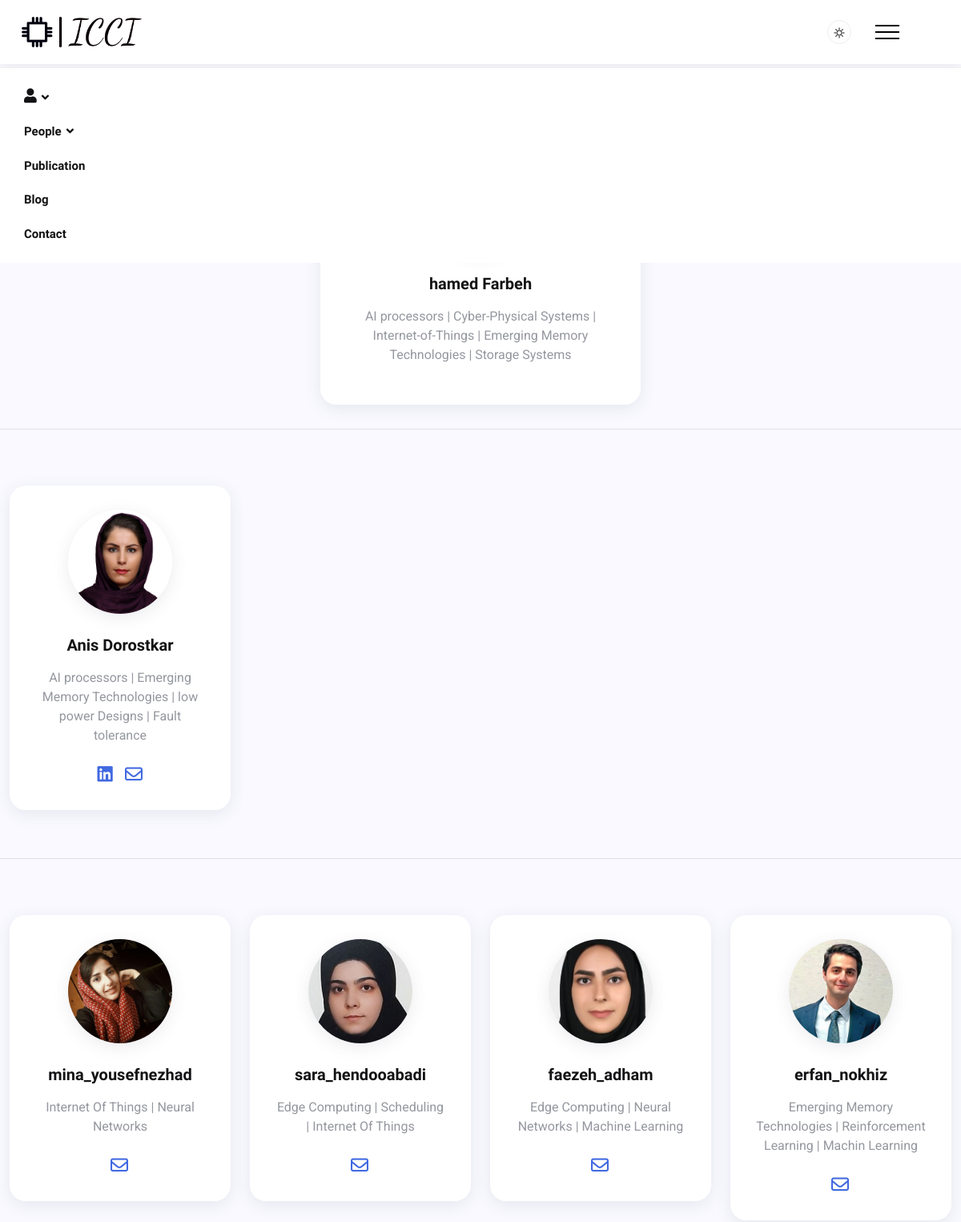
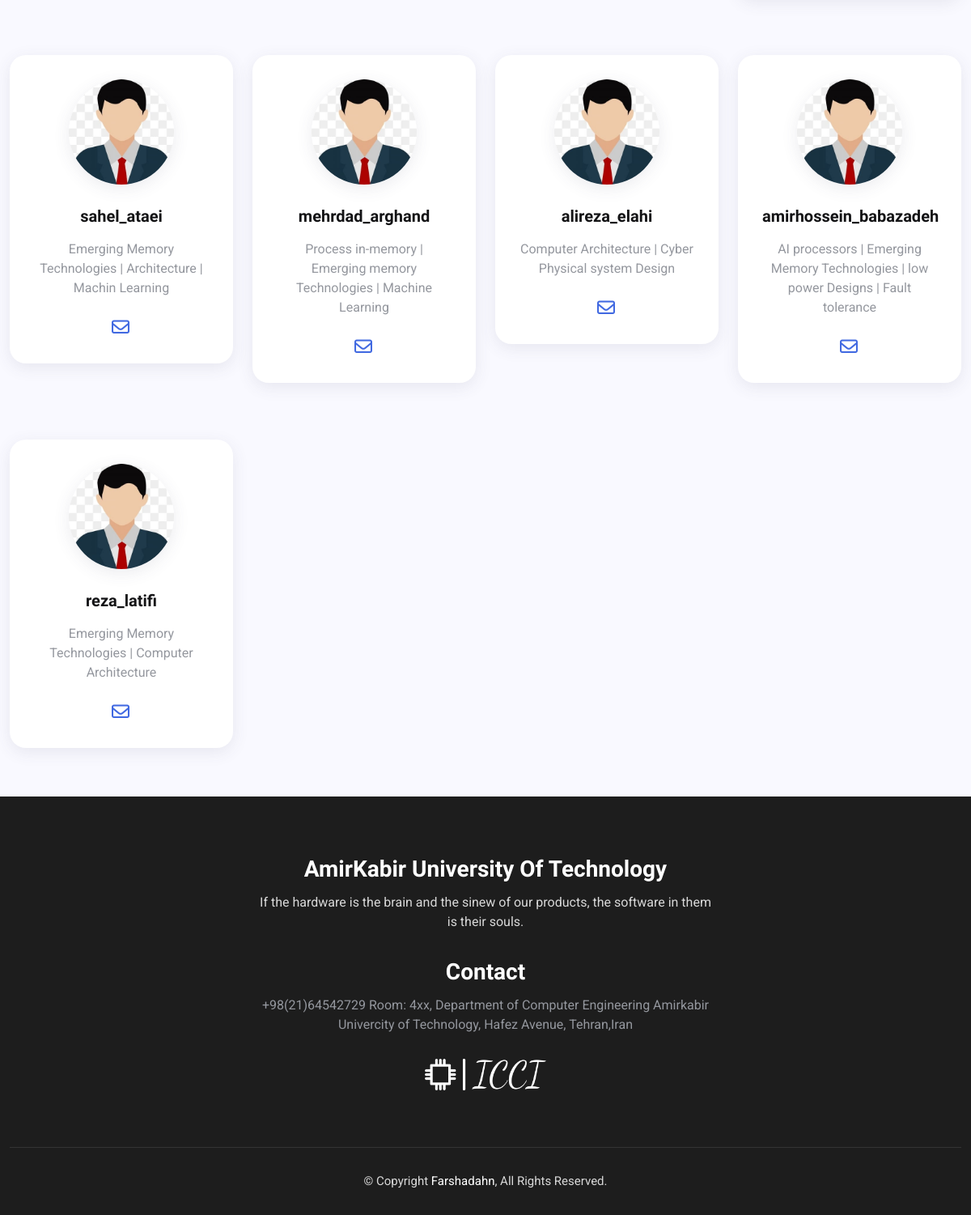
/accounts/current, run on the app's committed database (2 pictures, top to bottom).
### accounts/models.py (models this page shows, shortened)
class CustomUser(AbstractUser):
    STATUS = (
        ('current', 'current'),
        ('Alumni', 'Alumni')
    )
    STUDENT_LEVEL = (
        ('Bachelors', 'Bs'),
        ('Master', 'Ms'),
        ('PHD', 'PHD'),
    )
    USER_ROLE = (
        ('student', 'student'),
        ('head', 'head'),
        ('admin', 'admin')
    )
    status = models.CharField(max_length=8, choices=STATUS, blank=True, null=True)
    position = models.CharField(max_length=512, blank=True, null=True)
    student_level = models.CharField(max_length=11, choices=STUDENT_LEVEL, blank=True, null=True)
    professor_verification = models.BooleanField(default=False)
    user_image = models.ImageField(blank=True, upload_to='users', default='img/user/avatar.jpg')
    linkedin_url = models.CharField(max_length=512, blank=True, null=True)
    telegram_url = models.CharField(max_length=512, blank=True, null=True)
    user_role = models.CharField(max_length=10, choices=USER_ROLE, default=USER_ROLE[0])
    bio = models.CharField(max_length=256, blank=True, null=True)

### accounts/views.py (the view)
# urls.py: path('current', views.CurrentView.as_view(), name='current'),
class CurrentView(generic.TemplateView):
    template_name = 'members/current.html'

### accounts/templatetags/account_tags.py (called while the page is built)
@register.inclusion_tag('members/head_info.html')
def get_head_info():
    head_info = CustomUser.objects.filter(user_role='head').first()
    return {'head_info': head_info}

@register.inclusion_tag('members/current_info.html')
def get_current_info():
    current_info = CustomUser.objects.filter(status='current', student_level='Master')
    return {'current_info': current_info}

@register.inclusion_tag('members/current_phd_info.html')
def get_current_phd_info():
    current_info = CustomUser.objects.filter(status='current', student_level='PHD')
    return {'current_info': current_info}

### templates/members/current.html (shortened to what this page needs)
{% extends '_base.html' %}
{% load static %}
{% load account_tags %}
{% block content %}
    <main class="main">
        <section class="mt-70  mb-30">
            <div class="container-fluid">
                <div class="row">
                    <div class="widget my_widget">
                        {% get_head_info %}
                    </div>
                    <hr class="mt-30 mb-30">
                    {% get_current_phd_info %}
                    <hr class="mt-30 mb-30">
                    {% get_current_info %}
                </div>
            </div>
        </section>
    </main>
{% endblock %}

### templates/members/head_info.html (shortened to what this page needs)
{% load static %}
<div class="widget-author">
    <div class="author-img">
        <a href="author.html" class="image">
        </a>
    </div>
    <div class="author-content">
        <h6 class="name"> {{ head_info.first_name }} {{ head_info.last_name }}</h6>
        <p class="bio">
            {{ head_info.bio }}
        </p>
    </div>
</div>

### templates/members/current_phd_info.html (shortened to what this page needs)
{% load static %}
{% for current_member in current_info %}
    <div class="col-xl-3 col-lg-3 col-md-4 col-sm-6  mt-40">
        <div class="widget">
            <div class="widget-author">
                <div class="author-img">
                    <a href="author.html" class="image">
                        <img src="{{ current_member.user_image.url }}" alt="">
                    </a>
                </div>
                <div class="author-content">
                    <h6 class="name">{{ current_member.first_name }} {{ current_member.last_name }}</h6>
                    <p class="bio justify-content-between">
                        {{ current_member.bio }}
                    </p>
                    <div class="social-media">
                        <ul class="list-inline">
                            {% if current_member.linkedin_url is not None %}
                                <li>
                                    <a href="{{ current_member.linkedin_url }}" class="color-linkedin">
                                        <i class="fab la-linkedin color-linkedin"></i>
                                    </a>
                                </li>
                            {% endif %}
                            {% if current_member.email is not None %}
                                <li>
                                    <a href="{{ current_member.email }}" class="color-telegram">
                                        <i class="fa-regular fa-envelope color-telegram"></i>
                                    </a>
                                </li>
                            {% endif %}
                        </ul>
                    </div>
                </div>
            </div>
        </div>
    </div>
{% endfor %}

### templates/members/current_info.html (shortened to what this page needs)
{% load static %}
{% for current_member in current_info %}
    <div class="col-xl-3 col-lg-3 col-md-4 col-sm-6  mt-40">
        <div class="widget">
            <div class="widget-author">
                <div class="author-img">
                    <a href="author.html" class="image">
                        <img src="{{ current_member.user_image.url }}" alt="">
                    </a>
                </div>
                <div class="author-content">
                    <h6 class="name">{{ current_member.username }}</h6>
                    <p class="bio">
                        {{ current_member.bio }}
                    </p>
                    <div class="social-media">
                        <ul class="list-inline">
                            {% if current_member.email is not None %}
                                <li>
                                    <a href="{{ current_member.email }}" class="color-telegram">
                                        <i class="fa-regular fa-envelope color-telegram"></i>
                                    </a>
                                </li>
                            {% endif %}
                        </ul>
                    </div>
                </div>
            </div>
        </div>
    </div>
{% endfor %}

### assets/css/style.css (style rules this page uses)
* { margin: 0; padding: 0; font-family: inherit; outline: none !important; list-style: none !important; }
*:after, *:before { -webkit-box-sizing: border-box; box-sizing: border-box; padding: 0; margin: 0; }
html { scroll-behavior: smooth; }
body { font-family: "Roboto", sans-serif; font-size: 16px; background-color: #F9F9FF; color: #94979e; font-weight: 400; position: relative; }
h1, h2, h3, h4, h5, h6 { font-family: "Inter Tight", sans-serif; font-weight: 900; line-height: 1.4; color: #131315; margin: 0; }
h6 { font-size: 18px; }
.color-linkedin, .color-telegram { color: #4169E1 !important; font-size: 22px !important; }
p:first-letter, h5:first-letter { text-transform: capitalize; }
a { text-decoration: none; color: inherit; }
img { max-width: 100%; height: auto; }
ul { margin-bottom: 0; padding-left: 0; }
.list-inline li { display: inline-block; }
.container-fluid { max-width: 1350px; }
.main { margin-top: 84px; border-top: 1px solid #F9F9FF; }
.social-media a { width: 30px; height: 30px; border-radius: 50%; display: block; text-align: center; margin-right: 2px; -webkit-transition: all 0.5s ease-in-out; transition: all 0.5s ease-in-out; }
.social-media a i { font-size: 13px; line-height: 30px; color: #ffffff; }
.mb-30 { margin-bottom: 30px; }
.mt-70 { margin-top: 70px; }
.mt-40 { margin-top: 40px; }
.mt-30 { margin-top: 30px; }
.widget { background-color: #ffffff; padding: 30px; border-radius: 20px; margin-bottom: 30px; -webkit-box-shadow: 0px 5px 20px 0px rgba(69, 67, 96, 0.1); box-shadow: 0px 5px 20px 0px rgba(69, 67, 96, 0.1); }
.my_widget { width: 400px; justify-content: center; margin: auto; }
.widget-author { text-align: center; }
.widget-author .author-img { margin-bottom: 25px; position: relative; }
.widget-author .author-img img { width: 130px; height: 130px; border-radius: 50%; -o-object-fit: cover; object-fit: cover; -webkit-box-shadow: 0px 5px 20px 0px rgba(69, 67, 96, 0.1); box-shadow: 0px 5px 20px 0px rgba(69, 67, 96, 0.1); }
.widget-author .author-content .name { font-size: 20px; text-align: center; margin-bottom: 15px; font-weight: 900; }
.widget-author .author-content .bio { text-align: center; margin-bottom: 20px; }

### assets/css/custom.css (style rules this page uses)
.my_widget { width: 400px; justify-content: center; margin: auto; }

### data on the page
CustomUser: first_name "hamed", last_name "Farbeh", bio "AI processors | Cyber-Physical Systems | Internet-of-Things | Emerging Memory Technologies | Storage Systems"
CustomUser: user_image (picture), first_name "Anis", last_name "Dorostkar", bio "AI processors | Emerging Memory Technologies | low power Designs | Fault tolerance"
CustomUser: user_image (picture), username "mina_yousefnezhad", bio "Internet Of Things | Neural Networks"
CustomUser: user_image (picture), username "sara_hendooabadi", bio "Edge Computing | Scheduling | Internet Of Things"
CustomUser: user_image (picture), username "faezeh_adham", bio "Edge Computing | Neural Networks | Machine Learning"
CustomUser: user_image (picture), username "erfan_nokhiz", bio "Emerging Memory Technologies | Reinforcement Learning | Machin Learning"
CustomUser: user_image (picture), username "sahel_ataei", bio "Emerging Memory Technologies | Architecture | Machin Learning"
CustomUser: user_image (picture), username "mehrdad_arghand", bio "Process in-memory | Emerging memory Technologies | Machine Learning"
CustomUser: user_image (picture), username "alireza_elahi", bio "Computer Architecture | Cyber Physical system Design"
CustomUser: user_image (picture), username "amirhossein_babazadeh", bio "AI processors | Emerging Memory Technologies | low power Designs | Fault tolerance"
CustomUser: user_image (picture), username "reza_latifi", bio "Emerging Memory Technologies | Computer Architecture"
